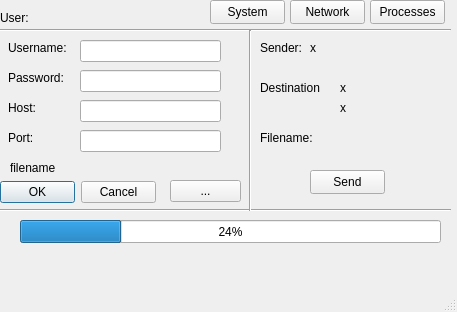
<?xml version="1.0" encoding="UTF-8"?>
<ui version="4.0">
 <class>MainWindow</class>
 <widget class="QMainWindow" name="MainWindow">
  <property name="geometry">
   <rect>
    <x>0</x>
    <y>0</y>
    <width>457</width>
    <height>312</height>
   </rect>
  </property>
  <property name="windowTitle">
   <string>MainWindow</string>
  </property>
  <widget class="QWidget" name="centralwidget">
   <widget class="QLabel" name="user">
    <property name="geometry">
     <rect>
      <x>0</x>
      <y>10</y>
      <width>141</width>
      <height>16</height>
     </rect>
    </property>
    <property name="text">
     <string>User:</string>
    </property>
   </widget>
   <widget class="Line" name="line">
    <property name="geometry">
     <rect>
      <x>0</x>
      <y>20</y>
      <width>451</width>
      <height>20</height>
     </rect>
    </property>
    <property name="orientation">
     <enum>Qt::Orientation::Horizontal</enum>
    </property>
   </widget>
   <widget class="QPushButton" name="procbtn">
    <property name="geometry">
     <rect>
      <x>370</x>
      <y>0</y>
      <width>75</width>
      <height>24</height>
     </rect>
    </property>
    <property name="text">
     <string>Processes</string>
    </property>
   </widget>
   <widget class="QPushButton" name="systembtn">
    <property name="geometry">
     <rect>
      <x>210</x>
      <y>0</y>
      <width>75</width>
      <height>24</height>
     </rect>
    </property>
    <property name="text">
     <string>System</string>
    </property>
   </widget>
   <widget class="QPushButton" name="netbtn">
    <property name="geometry">
     <rect>
      <x>290</x>
      <y>0</y>
      <width>75</width>
      <height>24</height>
     </rect>
    </property>
    <property name="text">
     <string>Network</string>
    </property>
   </widget>
   <widget class="QLabel" name="label">
    <property name="geometry">
     <rect>
      <x>8</x>
      <y>40</y>
      <width>61</width>
      <height>16</height>
     </rect>
    </property>
    <property name="text">
     <string>Username:</string>
    </property>
   </widget>
   <widget class="QLabel" name="label_2">
    <property name="geometry">
     <rect>
      <x>8</x>
      <y>70</y>
      <width>61</width>
      <height>16</height>
     </rect>
    </property>
    <property name="text">
     <string>Password:</string>
    </property>
   </widget>
   <widget class="QLabel" name="label_3">
    <property name="geometry">
     <rect>
      <x>8</x>
      <y>100</y>
      <width>61</width>
      <height>16</height>
     </rect>
    </property>
    <property name="text">
     <string>Host:</string>
    </property>
   </widget>
   <widget class="QLabel" name="label_4">
    <property name="geometry">
     <rect>
      <x>8</x>
      <y>130</y>
      <width>49</width>
      <height>16</height>
     </rect>
    </property>
    <property name="text">
     <string>Port:</string>
    </property>
   </widget>
   <widget class="QLineEdit" name="usernametxt">
    <property name="geometry">
     <rect>
      <x>80</x>
      <y>40</y>
      <width>141</width>
      <height>22</height>
     </rect>
    </property>
   </widget>
   <widget class="QLineEdit" name="passtxt">
    <property name="geometry">
     <rect>
      <x>80</x>
      <y>70</y>
      <width>141</width>
      <height>22</height>
     </rect>
    </property>
   </widget>
   <widget class="QLineEdit" name="hostxt">
    <property name="geometry">
     <rect>
      <x>80</x>
      <y>100</y>
      <width>141</width>
      <height>22</height>
     </rect>
    </property>
   </widget>
   <widget class="QLineEdit" name="porttxt">
    <property name="geometry">
     <rect>
      <x>80</x>
      <y>130</y>
      <width>141</width>
      <height>22</height>
     </rect>
    </property>
   </widget>
   <widget class="Line" name="line_2">
    <property name="geometry">
     <rect>
      <x>0</x>
      <y>200</y>
      <width>451</width>
      <height>20</height>
     </rect>
    </property>
    <property name="orientation">
     <enum>Qt::Orientation::Horizontal</enum>
    </property>
   </widget>
   <widget class="QProgressBar" name="progressBar">
    <property name="geometry">
     <rect>
      <x>20</x>
      <y>220</y>
      <width>421</width>
      <height>23</height>
     </rect>
    </property>
    <property name="value">
     <number>24</number>
    </property>
   </widget>
   <widget class="Line" name="line_3">
    <property name="geometry">
     <rect>
      <x>240</x>
      <y>30</y>
      <width>20</width>
      <height>181</height>
     </rect>
    </property>
    <property name="orientation">
     <enum>Qt::Orientation::Vertical</enum>
    </property>
   </widget>
   <widget class="QDialogButtonBox" name="buttonBox">
    <property name="geometry">
     <rect>
      <x>0</x>
      <y>180</y>
      <width>156</width>
      <height>24</height>
     </rect>
    </property>
    <property name="standardButtons">
     <set>QDialogButtonBox::StandardButton::Cancel|QDialogButtonBox::StandardButton::Ok</set>
    </property>
   </widget>
   <widget class="QToolButton" name="files">
    <property name="geometry">
     <rect>
      <x>170</x>
      <y>180</y>
      <width>71</width>
      <height>22</height>
     </rect>
    </property>
    <property name="text">
     <string>...</string>
    </property>
   </widget>
   <widget class="QLabel" name="filename1">
    <property name="geometry">
     <rect>
      <x>10</x>
      <y>160</y>
      <width>221</width>
      <height>16</height>
     </rect>
    </property>
    <property name="text">
     <string>filename</string>
    </property>
   </widget>
   <widget class="QLabel" name="label_6">
    <property name="geometry">
     <rect>
      <x>260</x>
      <y>40</y>
      <width>49</width>
      <height>16</height>
     </rect>
    </property>
    <property name="text">
     <string>Sender:</string>
    </property>
   </widget>
   <widget class="QLabel" name="user_2">
    <property name="geometry">
     <rect>
      <x>310</x>
      <y>40</y>
      <width>121</width>
      <height>16</height>
     </rect>
    </property>
    <property name="text">
     <string>x</string>
    </property>
   </widget>
   <widget class="QLabel" name="label_7">
    <property name="geometry">
     <rect>
      <x>260</x>
      <y>80</y>
      <width>61</width>
      <height>16</height>
     </rect>
    </property>
    <property name="text">
     <string>Destination</string>
    </property>
   </widget>
   <widget class="QLabel" name="user_3">
    <property name="geometry">
     <rect>
      <x>340</x>
      <y>80</y>
      <width>81</width>
      <height>16</height>
     </rect>
    </property>
    <property name="text">
     <string>x</string>
    </property>
   </widget>
   <widget class="QLabel" name="user_4">
    <property name="geometry">
     <rect>
      <x>340</x>
      <y>100</y>
      <width>81</width>
      <height>16</height>
     </rect>
    </property>
    <property name="text">
     <string>x</string>
    </property>
   </widget>
   <widget class="QLabel" name="filename2">
    <property name="geometry">
     <rect>
      <x>260</x>
      <y>130</y>
      <width>191</width>
      <height>16</height>
     </rect>
    </property>
    <property name="text">
     <string>Filename:</string>
    </property>
   </widget>
   <widget class="QPushButton" name="sendBtn">
    <property name="geometry">
     <rect>
      <x>310</x>
      <y>170</y>
      <width>75</width>
      <height>24</height>
     </rect>
    </property>
    <property name="text">
     <string>Send</string>
    </property>
   </widget>
  </widget>
  <widget class="QMenuBar" name="menubar">
   <property name="geometry">
    <rect>
     <x>0</x>
     <y>0</y>
     <width>457</width>
     <height>33</height>
    </rect>
   </property>
  </widget>
  <widget class="QStatusBar" name="statusbar"/>
 </widget>
 <resources/>
 <connections/>
</ui>
